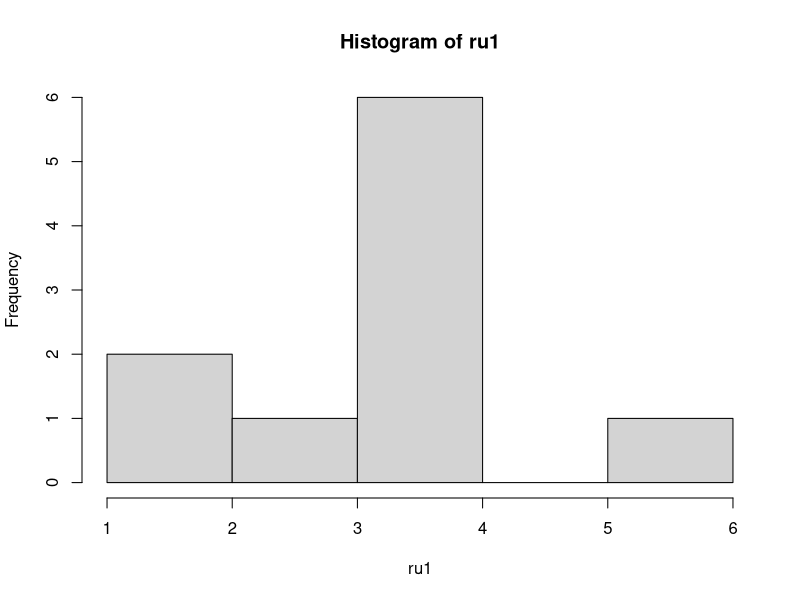
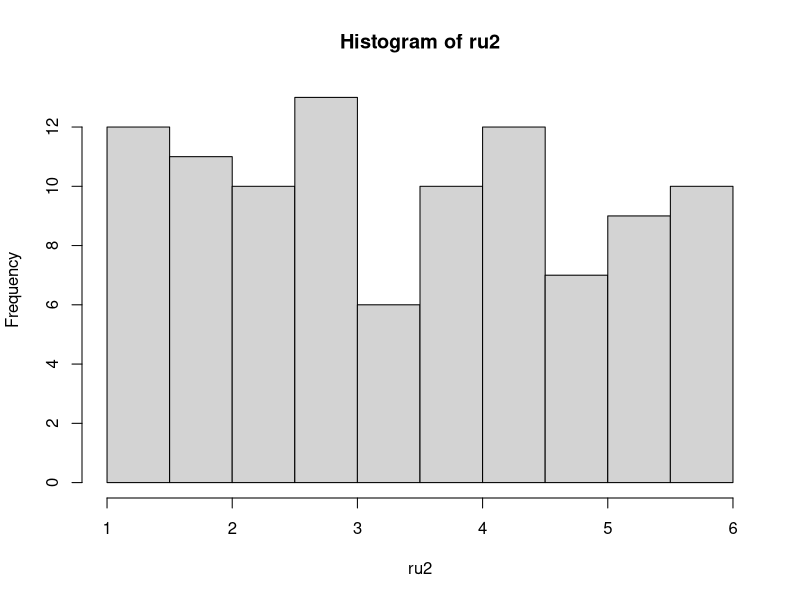
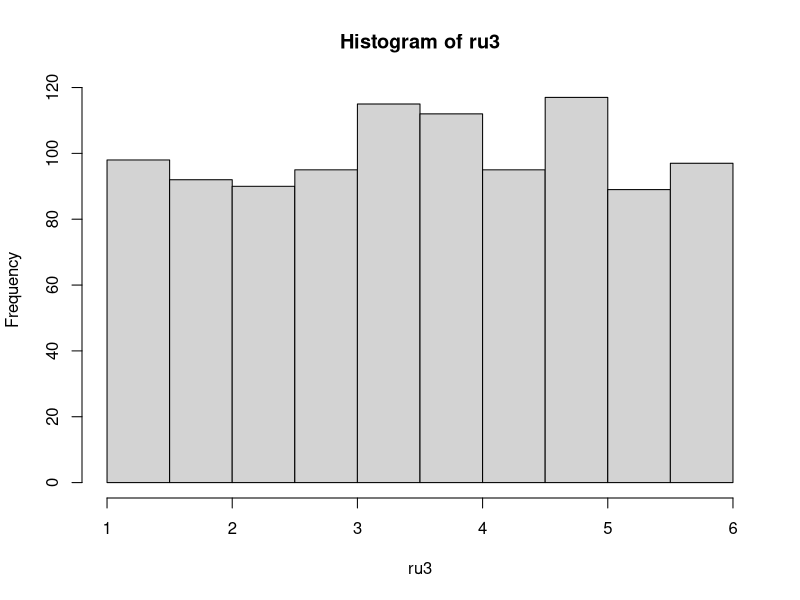
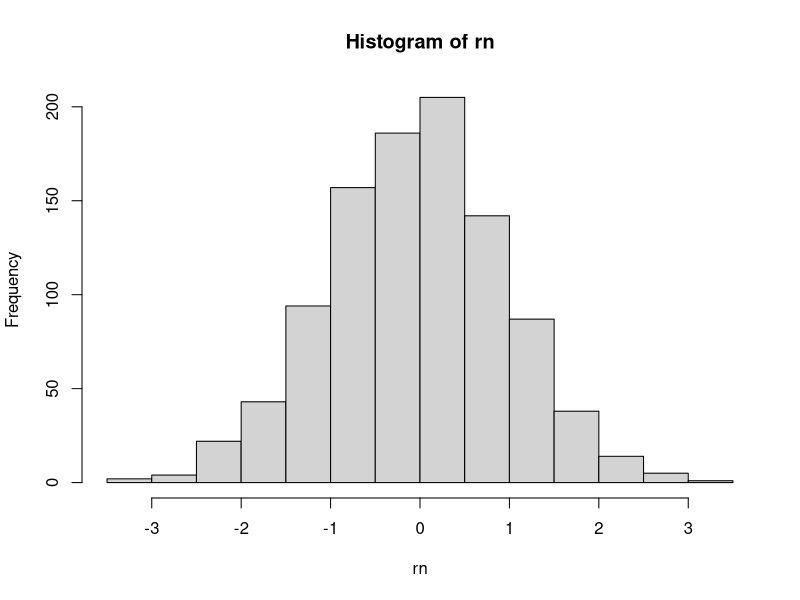
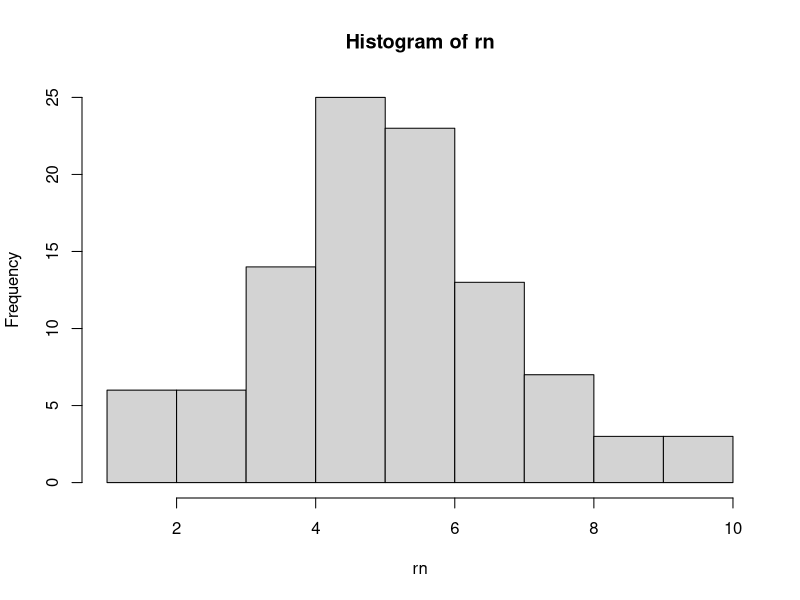
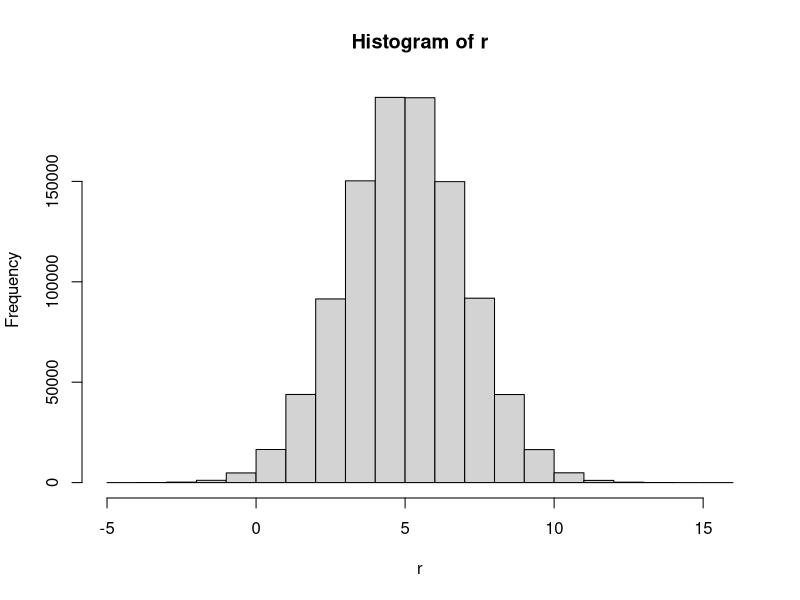
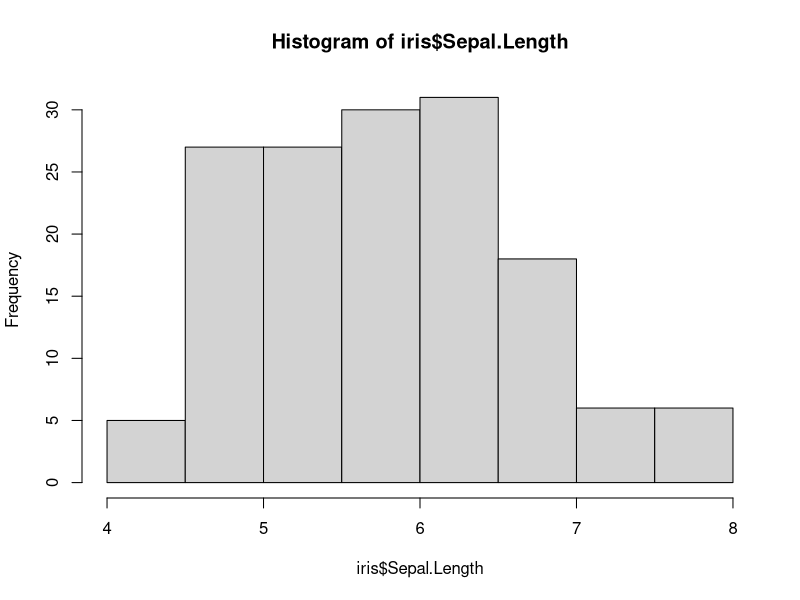
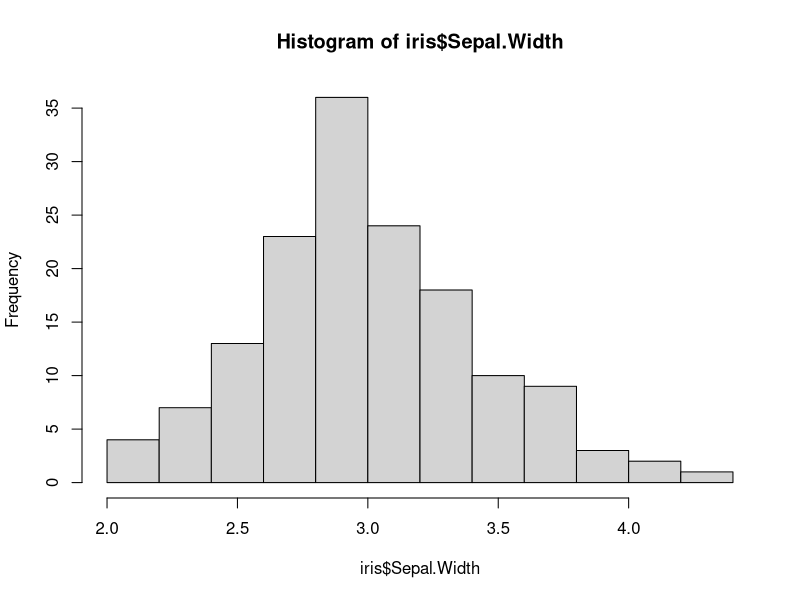

Recreate these plots in R, in order.
####################################################################
##                                                                ##
##  Análisis de datos utilizando el lenguaje de programación R:   ##
##  una experiencia de aprendizaje virtual en el aula invertida   ##
##                                                                ##
##                 Proyecto INNOVA-TIC 2021                       ##
##                                                                ##
## Creado por:     Björn Reu (breu@uis.edu.co )                   ##
##                 Yovanny Duran Barajas                          ##
##                 Zarith Tatiana Villamizar                      ##
##                 Silvia Fernanda Ardila Hurtado                 ## 
##                 Sergio Andres Bolivar-Santamaria               ##
##                                                                ##
##  con el apoyo de la Vicerrectoría Académica,                   ##
##  Universidad Industrial de Santander                           ##
##                                                                ##
####################################################################
##                                                                ##
##            ***   Unidad 3  ***  Sesión 1   ***                 ##
##                                                                ##
####################################################################

# En R, existen funciones para la generacion de numeros aleatorios, es decir, podremos generar cualquier numero de 0 a infinito de forma automatica. Para esto, debemos especificar la distribucion de probabilidad de la cual queremos obtener estos numeros aleatorios.

# Una distribucion de probabilidad describe la gama de resultados que podemos obtener. De esta manera, la probabilidad de que obtengamos un valor dependera de la distribucion de probabilidad.

# Ejemplo:

# La probabilidad de los dados: 
# Un dado convencional se caracteriza por poseer 6 lados, y cada lado representa un valor de 1 al 6. Frecuentemente en juegos de mesa como el parques, mientras mas alto sea el numero, mas podremos avanzar y ganar. Al lanzar el dado para poder avanzar, existe una probabilidad fija de obtener cualquiera de los 6 lados. Ya que esta probabilidad es la misma para cada lado (1/6), podriamos decir que la distribucion de los numeros de un dado pertenece a la distribucion uniforme.

###################################################################
##                  Distribución uniforme                        ##
###################################################################

# En nuestro ejemplo del dado, planteamos que la distribución de los números de cada lado del dado tiene una distribucion uniforme, debido a que la probabilidad de de obtener cada lado es la misma. Vamos a explorar un poco esto en R.

# Para obtener un numero aleatorio n que viene de una distribucion uniforme utilizamos runif()

?runif

# Vamos a escoger 10 numeros aleatorios del 1 al 6 que vienen de una distribucion uniforme

ru1 <- runif(n = 10, min = 1, max = 6) #los numeros que obtendremos tienen decimales

hist(ru1)

# Segun nuestro histograma, y dependiendo de los numeros que nos toque, puede que obtengamos mas veces un numero que otro, ¿entonces la probabilidad no es la misma?

ru2 <- runif(n =100, min = 1, max = 6) 
hist(ru2)

ru3 <- runif(n =1000, min = 1, max = 6) 
hist(ru3)

# ¡Ahora nuestro histograma parece más uniforme!. Cuando trabajamos con datos, siempre es una buena practica tener una muestra grande, con esto evitamos el sesgo en nuestros analisis.

###################################################################
##                    Distribución normal                        ##
###################################################################

# La distribucion normal es una de las más importantes, ya que se ajusta a muchos datos que representan procesos en la vida real. Su representacion se asemeja a la de una campana, la campana de Gauss.

# Para obtener un numero aleatorio n que viene de una distribuion normal utilizamos rnorm()

?rnorm
rnorm(n = 4, mean = 100, sd = 5)

# ?set.seed para reproducir los mismos numeros

set.seed(6)
rnorm(n = 10, mean = 5, sd = 5)
set.seed(6)
rnorm(n = 10, mean = 5, sd = 5)
set.seed(4)
rnorm(n = 10, mean = 5, sd = 5)

# Distribucion normal estandar

?rnorm
rn<-rnorm(n = 100)
rn<-rnorm(n = 1000, mean = 0, sd = 1)
rn
hist(rn)
mean(rn)
sd(rn)

# Distribución normal con media de 5 y distribución estandar de 2

rn<-rnorm(n = 100, mean = 5, sd = 2)
hist(rn)
mean(rn)
sd(rn)

# Distribucion normal con media de 5 y distribucion estandar de 2

# Aumente n: 1000, 10000, 100000

r<-rnorm(1000000, mean=5, sd=2)
hist(r)
mean(r)
sd(r)

# Vamos a cargar un conjunto de datos que contiene dos medidas del sepalo y petalo de diferentes especies de flores

data(iris)
hist(iris$Sepal.Length)
hist(iris$Sepal.Width)
hist(iris$Petal.Length)
hist(iris$Petal.Width)

# Tydi

library(ggplot2)

ggplot(iris, aes(Sepal.Width)) +
  geom_bar(stat = "count")

# ¿Cuál de las 4 variables (Sepal.Length, Sepal.Width, Petal.Length, Petal.Width) representa mejor una distribución normal?

##################################################################
## Ejercicio

# 1. Cree un vector v1 que contenga una muestra de 1000 numeros aleatorios que vengan de una distribucion normal con media de 112 y desviacion estandar  de 35. Grafique los valores en un histograma

v1 <- rnorm(n = 1000, mean = 112, sd = 35)
hist(v1)

# 2. Cree un vector v2 que contenga una muestra de 1000 numeros aleatorios que vengan de una distribucion normal con media de 34 y desviacion estandar de 3. Grafique los valores en un histograma

v2 <- rnorm(n = 1000, mean=34, sd=3)
hist(v2)

# 3. Multiplique v1 con v2 y grafique el resutado en un histograma. ¿Cual es la diferencia de este histograma con los anteriores?

v3 <- v1*v2
hist(v3, 50)

# 4. Cree un vector "x" que contenga 14 numeros entre 1 y 50 que vengan de una distribucion uniforme. Cree otro vector "y" que contenga los valores de "x" pero dos veces mas grande. Suma a cada valor de "y" un valor constante de 7. Ahora grafiquelo mostrando "y" sobre "x" : plot(x,y)

x <- runif(n = 15, min = 1, max = 50)
y <- (2*x)+7
plot(x,y)

## fin ejercicio
###################################################################


###################################################################
##           Probabilidad en la distribución normal              ##
###################################################################

# Para calcular la probabilidad de obtener un rango de valores que viene de una distribución normal, utilizamos la funcion pnorm()

?pnorm

# Podemos calcular la probabilidad de obtener un valor menor de -2 que venga de una distribución normal (mean = 2, sd = 2)

pnorm(q = -2, mean = 2, sd = 2)

# O también podemos calcular la probabilidad de obtener un valor mayor que -2 que venga de la distribucion normal mencionada anteriormente (mean = 2, sd = 2)

1-pnorm(-2,mean=2,sd=2)

##################################################################
## Ejercicio

# 1) ¿Cuál es la probabilidad de obtener un valor menor que 5 que venga de la distribucion normal mencionada anteriormente (mean = 5, sd = 2)?

pnorm(q = 5 ,m = 5,sd = 1)

# 2) ¿Cuál es la probabilidad de obtener un valor entre 2 y 8?
pnorm(8,5,2)-pnorm(2,5,2)

## fin ejercicio
############################################################################
